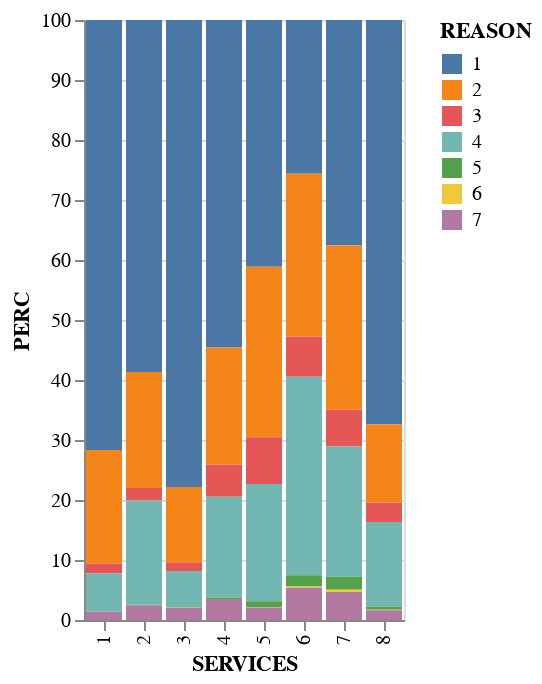

Notebook code for this chart:
### Markdown cell above
### Treatment Type @ Admission

### Code cell
df3 = df.copy()
completion_df = df3.groupby(['SERVICES','REASON']).size().reset_index()
completion_df = completion_df.rename(columns={0:'COUNT'})
completion_df['PERC'] = 100 * completion_df['COUNT'] / completion_df.groupby(['SERVICES'])['COUNT'].transform('sum')

bar = alt.Chart(completion_df).mark_bar().encode(
    x='SERVICES:N',
    y='PERC',
    color='REASON:N',
#    order=alt.Order('PERC', sort='ascending'
#                   )
)

bar

### Figure 1 — Vega-Lite specification as saved in the notebook (floating-point values rounded to 4 significant figures)
{"config": {"view": {"continuousWidth": 400, "continuousHeight": 300}}, "data": {"name": "data-e475b7f7cbb01789fe63d6ca4ee991ed"}, "mark": "bar", "encoding": {"color": {"field": "REASON", "type": "nominal"}, "x": {"field": "SERVICES", "type": "nominal"}, "y": {"field": "PERC", "type": "quantitative"}}, "$schema": "https://vega.github.io/schema/vega-lite/v4.17.0.json", "datasets": {"data-e475b7f7cbb01789fe63d6ca4ee991ed": [{"SERVICES": 1, "REASON": 1, "COUNT": 31505, "PERC": 71.67}, {"SERVICES": 1, "REASON": 2, "COUNT": 8311, "PERC": 18.91}, {"SERVICES": 1, "REASON": 3, "COUNT": 747, "PERC": 1.699}, {"SERVICES": 1, "REASON": 4, "COUNT": 2783, "PERC": 6.331}, {"SERVICES": 1, "REASON": 5, "COUNT": 14, "PERC": 0.03185}, {"SERVICES": 1, "REASON": 6, "COUNT": 1, "PERC": 0.002275}, {"SERVICES": 1, "REASON": 7, "COUNT": 600, "PERC": 1.365}, {"SERVICES": 2, "REASON": 1, "COUNT": 144144, "PERC": 58.68}, {"SERVICES": 2, "REASON": 2, "COUNT": 47446, "PERC": 19.31}, {"SERVICES": 2, "REASON": 3, "COUNT": 5148, "PERC": 2.096}, {"SERVICES": 2, "REASON": 4, "COUNT": 42655, "PERC": 17.36}, {"SERVICES": 2, "REASON": 5, "COUNT": 181, "PERC": 0.07368}, {"SERVICES": 2, "REASON": 6, "COUNT": 38, "PERC": 0.01547}, {"SERVICES": 2, "REASON": 7, "COUNT": 6051, "PERC": 2.463}, {"SERVICES": 3, "REASON": 1, "COUNT": 3072, "PERC": 77.85}, {"SERVICES": 3, "REASON": 2, "COUNT": 495, "PERC": 12.54}, {"SERVICES": 3, "REASON": 3, "COUNT": 56, "PERC": 1.419}, {"SERVICES": 3, "REASON": 4, "COUNT": 238, "PERC": 6.031}, {"SERVICES": 3, "REASON": 5, "COUNT": 3, "PERC": 0.07603}, {"SERVICES": 3, "REASON": 6, "COUNT": 2, "PERC": 0.05068}, {"SERVICES": 3, "REASON": 7, "COUNT": 80, "PERC": 2.027}, {"SERVICES": 4, "REASON": 1, "COUNT": 98309, "PERC": 54.6}, {"SERVICES": 4, "REASON": 2, "COUNT": 35048, "PERC": 19.47}, {"SERVICES": 4, "REASON": 3, "COUNT": 9718, "PERC": 5.398}, {"SERVICES": 4, "REASON": 4, "COUNT": 30215, "PERC": 16.78}, {"SERVICES": 4, "REASON": 5, "COUNT": 426, "PERC": 0.2366}, {"SERVICES": 4, "REASON": 6, "COUNT": 37, "PERC": 0.02055}, {"SERVICES": 4, "REASON": 7, "COUNT": 6287, "PERC": 3.492}, {"SERVICES": 5, "REASON": 1, "COUNT": 49975, "PERC": 41.1}, {"SERVICES": 5, "REASON": 2, "COUNT": 34565, "PERC": 28.43}, {"SERVICES": 5, "REASON": 3, "COUNT": 9457, "PERC": 7.778}, {"SERVICES": 5, "REASON": 4, "COUNT": 23807, "PERC": 19.58}, {"SERVICES": 5, "REASON": 5, "COUNT": 1179, "PERC": 0.9697}, {"SERVICES": 5, "REASON": 6, "COUNT": 62, "PERC": 0.051}, {"SERVICES": 5, "REASON": 7, "COUNT": 2535, "PERC": 2.085}, {"SERVICES": 6, "REASON": 1, "COUNT": 60375, "PERC": 25.62}, {"SERVICES": 6, "REASON": 2, "COUNT": 63940, "PERC": 27.13}, {"SERVICES": 6, "REASON": 3, "COUNT": 15802, "PERC": 6.706}, {"SERVICES": 6, "REASON": 4, "COUNT": 77901, "PERC": 33.06}, {"SERVICES": 6, "REASON": 5, "COUNT": 4451, "PERC": 1.889}, {"SERVICES": 6, "REASON": 6, "COUNT": 461, "PERC": 0.1956}, {"SERVICES": 6, "REASON": 7, "COUNT": 12710, "PERC": 5.394}, {"SERVICES": 7, "REASON": 1, "COUNT": 329594, "PERC": 37.52}, {"SERVICES": 7, "REASON": 2, "COUNT": 241071, "PERC": 27.44}, {"SERVICES": 7, "REASON": 3, "COUNT": 53892, "PERC": 6.135}, {"SERVICES": 7, "REASON": 4, "COUNT": 190026, "PERC": 21.63}, {"SERVICES": 7, "REASON": 5, "COUNT": 19688, "PERC": 2.241}, {"SERVICES": 7, "REASON": 6, "COUNT": 2965, "PERC": 0.3376}, {"SERVICES": 7, "REASON": 7, "COUNT": 41145, "PERC": 4.684}, {"SERVICES": 8, "REASON": 1, "COUNT": 8955, "PERC": 67.37}, {"SERVICES": 8, "REASON": 2, "COUNT": 1734, "PERC": 13.05}, {"SERVICES": 8, "REASON": 3, "COUNT": 434, "PERC": 3.265}, {"SERVICES": 8, "REASON": 4, "COUNT": 1878, "PERC": 14.13}, {"SERVICES": 8, "REASON": 5, "COUNT": 63, "PERC": 0.474}, {"SERVICES": 8, "REASON": 6, "COUNT": 10, "PERC": 0.07523}, {"SERVICES": 8, "REASON": 7, "COUNT": 218, "PERC": 1.64}]}}
